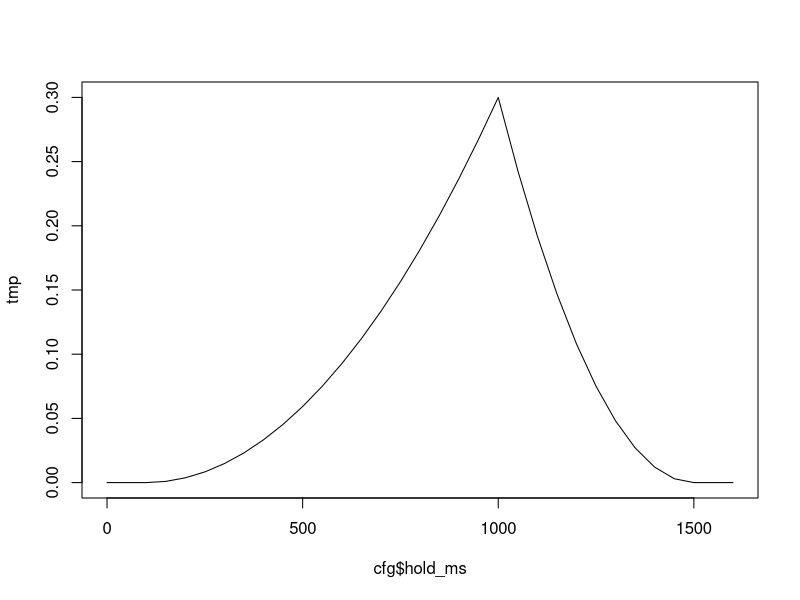

This figure's R source:
#!/usr/bin/env Rscript

# Quick hold-duration calibration math for Bricks.
# Minimal model:
# - Uses hold-duration gain/dropoff parameters
# - Compares fixed-hold vs adaptive-final-hold time per brick
# - Computes simple clear-all feasibility for identical bricks under a trial time budget
#
# Example:
#   Rscript tasks/bricks/scripts/hold_sweep_quick.R \
#     --target-hold-ms=1000 --hold-floor-ms=100 --overshoot-tolerance-ms=500 \
#     --progress-per-perfect=0.27 --progress-curve=0.8 \
#     --width-px=50 --width-ref-px=50 --width-exp=1 \
#     --inter-click-ms=125 --acquire-ms=110 \
#     --n-bricks=4 --trial-ms=12000 \
#     --hold-ms=0,25,50,75,100,125,150,200,250,300,400,500,600,700,800,900,1000,1100,1200

args <- commandArgs(trailingOnly = TRUE)

defaults <- list(
  target_hold_ms = 1000,
  hold_floor_ms = 100,
  hold_ceiling_ms = 1500,
  progress_per_perfect = 0.3,
  progress_curve = 2.0,
  width_px = 50,
  width_ref_px = 50,
  width_exp = 1,
  inter_click_ms = 125,   # from measured click speed (8 cps => 125 ms)
  acquire_ms = 110,       # charged once per brick
  n_bricks = 4,
  trial_ms = 12000,
  hold_ms = seq(0, 1600, by = 50),
  output = ""
)

parse_kv <- function(x) {
  m <- regexec("^--([^=]+)=(.*)$", x)
  reg <- regmatches(x, m)[[1]]
  if (length(reg) != 3) return(NULL)
  list(key = reg[2], value = reg[3])
}

to_num <- function(x, fallback) {
  v <- suppressWarnings(as.numeric(x))
  if (is.na(v)) fallback else v
}

to_int <- function(x, fallback) {
  v <- suppressWarnings(as.integer(x))
  if (is.na(v)) fallback else v
}

cfg <- defaults
for (a in args) {
  kv <- parse_kv(a)
  if (is.null(kv)) next
  k <- gsub("-", "_", kv$key, fixed = FALSE)
  v <- kv$value
  if (!k %in% names(cfg)) next

  if (k == "hold_ms") {
    parts <- strsplit(v, ",", fixed = TRUE)[[1]]
    nums <- suppressWarnings(as.numeric(trimws(parts)))
    nums <- nums[is.finite(nums)]
    if (length(nums) > 0) cfg[[k]] <- sort(unique(round(nums)))
  } else if (k %in% c("n_bricks")) {
    cfg[[k]] <- to_int(v, cfg[[k]])
  } else if (k %in% c("output")) {
    cfg[[k]] <- v
  } else {
    cfg[[k]] <- to_num(v, cfg[[k]])
  }
}

# Support legacy param if ceiling not explicitly set via args
if (!is.null(cfg$overshoot_tolerance_ms) && is.null(cfg$hold_ceiling_ms)) {
  cfg$hold_ceiling_ms <- cfg$target_hold_ms + cfg$overshoot_tolerance_ms
}

clamp <- function(x, lo, hi) pmax(lo, pmin(hi, x))

width_factor <- function(width_px, width_ref_px, width_exp) {
  raw <- width_px / width_ref_px
  pmax(0.2, pmax(0.01, raw) ^ width_exp)
}

gain_per_hold <- function(hold_ms, cfg) {
  wf <- width_factor(cfg$width_px, cfg$width_ref_px, cfg$width_exp)
  
  if (hold_ms < cfg$hold_floor_ms || hold_ms > cfg$hold_ceiling_ms) {
    return(0)
  }
  
  ratio <- 0
  if (hold_ms < cfg$target_hold_ms) {
    range <- cfg$target_hold_ms - cfg$hold_floor_ms
    dist <- (cfg$target_hold_ms - hold_ms) / max(1, range)
    ratio <- 1 - clamp(dist, 0, 1)
  } else {
    range <- cfg$hold_ceiling_ms - cfg$target_hold_ms
    dist <- (hold_ms - cfg$target_hold_ms) / max(1, range)
    ratio <- 1 - clamp(dist, 0, 1)
  }
  
  gained_unscaled <- (ratio ^ cfg$progress_curve) * cfg$progress_per_perfect
  gained_unscaled / wf
}
tmp=NULL;for(i in cfg$hold_ms){tmp=c(tmp,gain_per_hold(i,cfg))}
plot(cfg$hold_ms,tmp,type='l')
required_hold_for_gain <- function(required_gain, cfg) {
  if (required_gain <= 0) return(0)
  
  # Search the under-side first (shortest time to reach gain)
  lo <- cfg$hold_floor_ms
  hi <- cfg$target_hold_ms
  
  # Check if peak is even enough
  if (gain_per_hold(cfg$target_hold_ms, cfg) < required_gain) return(Inf)
  
  for (i in 1:40) {
    mid <- (lo + hi) / 2
    if (gain_per_hold(mid, cfg) >= required_gain) hi <- mid else lo <- mid
  }
  hi
}

time_per_brick_fixed <- function(hold_ms, cfg) {
  g <- gain_per_hold(hold_ms, cfg)
  if (g <= 0) return(Inf)
  holds <- ceiling(1 / g)
  cfg$acquire_ms + holds * hold_ms + pmax(0, holds - 1) * cfg$inter_click_ms
}

time_per_brick_adaptive <- function(hold_ms, cfg) {
  g <- gain_per_hold(hold_ms, cfg)
  if (g <= 0) return(Inf)
  full_holds <- floor((1 - 1e-12) / g)
  progress_after_full <- full_holds * g
  remaining_gain <- pmax(0, 1 - progress_after_full)
  final_hold <- required_hold_for_gain(remaining_gain, cfg)
  if (!is.finite(final_hold)) return(Inf)
  total_holds <- full_holds + 1
  cfg$acquire_ms + full_holds * hold_ms + final_hold + pmax(0, total_holds - 1) * cfg$inter_click_ms
}

clear_all_possible <- function(time_per_brick, cfg) {
  is.finite(time_per_brick) && (cfg$n_bricks * time_per_brick <= cfg$trial_ms)
}

rows <- lapply(cfg$hold_ms, function(h) {
  g <- gain_per_hold(h, cfg)
  holds <- if (g > 0) ceiling(1 / g) else NA_integer_
  t_fix <- time_per_brick_fixed(h, cfg)
  t_adp <- time_per_brick_adaptive(h, cfg)
  data.frame(
    hold_ms = h,
    gain_per_hold = g,
    holds_to_clear = holds,
    time_per_brick_fixed_ms = t_fix,
    time_per_brick_adaptive_ms = t_adp,
    clear_all_fixed = clear_all_possible(t_fix, cfg),
    clear_all_adaptive = clear_all_possible(t_adp, cfg),
    stringsAsFactors = FALSE
  )
})

out <- do.call(rbind, rows)

if (!identical(cfg$output, "")) {
  write.csv(out, file = cfg$output, row.names = FALSE)
  cat(sprintf("Wrote: %s\n", cfg$output))
} else {
  print(out, row.names = FALSE)
}
